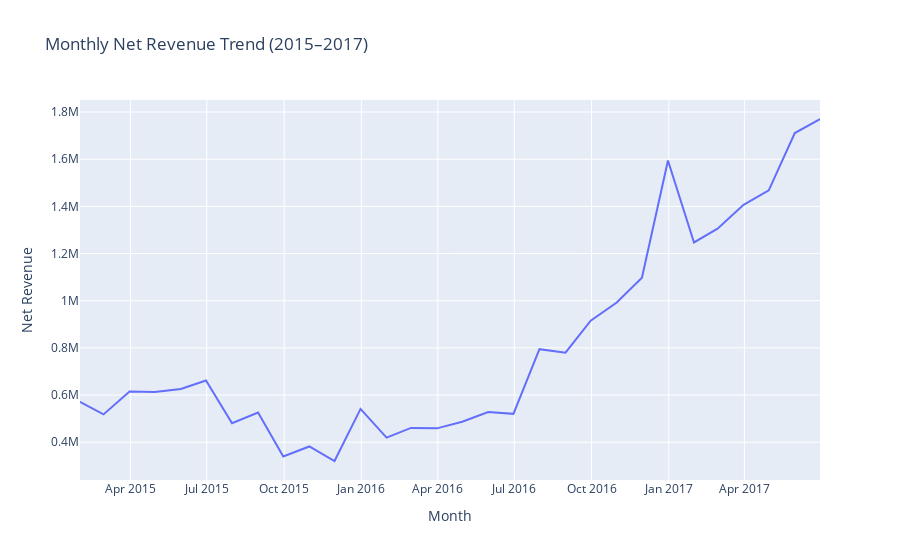

Notebook source saved alongside this figure:
### Code cell
fig = px.line(
    monthly_net,
    x="OrderDate",
    y="NetRevenue",
    title="Monthly Net Revenue Trend (2015–2017)",
    labels={"OrderDate": "Month", "NetRevenue": "Net Revenue"}
)

fig.show()

### Figure 1 — Plotly figure (JSON) as saved in the notebook; plotly's stock layout.template omitted (floating-point values rounded to 4 significant figures)
{"data": [{"hovertemplate": "Month=%{x}<br>Net Revenue=%{y}<extra></extra>", "legendgroup": "", "line": {"color": "#636efa", "dash": "solid"}, "marker": {"symbol": "circle"}, "mode": "lines", "name": "", "orientation": "v", "showlegend": false, "type": "scatter", "x": ["2015-01-31T00:00:00", "2015-02-28T00:00:00", "2015-03-31T00:00:00", "2015-04-30T00:00:00", "2015-05-31T00:00:00", "2015-06-30T00:00:00", "2015-07-31T00:00:00", "2015-08-31T00:00:00", "2015-09-30T00:00:00", "2015-10-31T00:00:00", "2015-11-30T00:00:00", "2015-12-31T00:00:00", "2016-01-31T00:00:00", "2016-02-29T00:00:00", "2016-03-31T00:00:00", "2016-04-30T00:00:00", "2016-05-31T00:00:00", "2016-06-30T00:00:00", "2016-07-31T00:00:00", "2016-08-31T00:00:00", "2016-09-30T00:00:00", "2016-10-31T00:00:00", "2016-11-30T00:00:00", "2016-12-31T00:00:00", "2017-01-31T00:00:00", "2017-02-28T00:00:00", "2017-03-31T00:00:00", "2017-04-30T00:00:00", "2017-05-31T00:00:00", "2017-06-30T00:00:00"], "xaxis": "x", "y": [571200.0, 517900.0, 614700.0, 612500.0, 625900.0, 661600.0, 480800.0, 525800.0, 339500.0, 381900.0, 320300.0, 541200.0, 419500.0, 460600.0, 458700.0, 486800.0, 528100.0, 520200.0, 794500.0, 779600.0, 915300.0, 992400.0, 1098000.0, 1595000.0, 1247000.0, 1305000.0, 1406000.0, 1468000.0, 1711000.0, 1770000.0], "yaxis": "y"}], "layout": {"legend": {"tracegroupgap": 0}, "title": {"text": "Monthly Net Revenue Trend (2015–2017)"}, "xaxis": {"anchor": "y", "domain": [0, 1], "title": {"text": "Month"}}, "yaxis": {"anchor": "x", "domain": [0, 1], "title": {"text": "Net Revenue"}}}}
